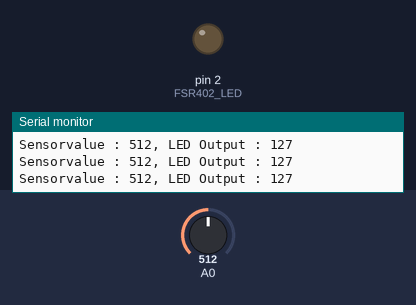
A sketch run on a simulated Arduino Uno, built with avr-gcc and run on an emulated ATmega328P. Parts: output pins drawn as LEDs (lit = HIGH), the last lines printed to the serial monitor. The test bench sets the inputs (shaded band); at power-on: A0 = 512.

Above: at 1.3 s.
1.4 s: A0 set to 530
At 2.7 s:
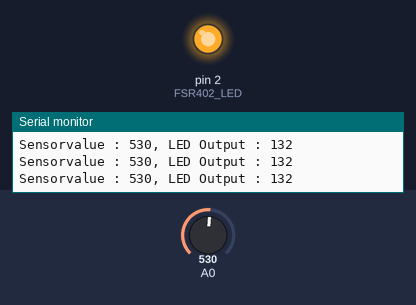
3.0 s: A0 set to 511
At 4.1 s:
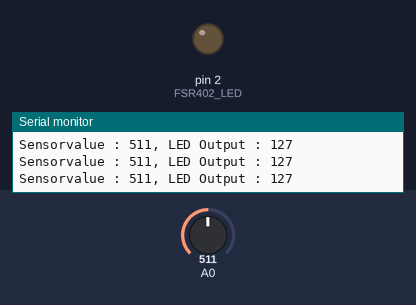
4.5 s: A0 set to 716
At 5.3 s:
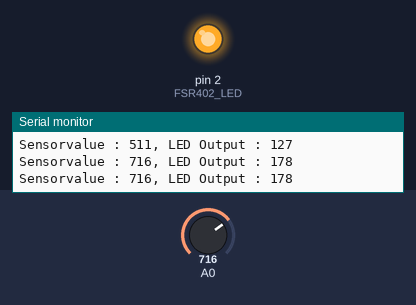
Timing chart, 0 to 7.5 s (numbered marks = the images above; inputs shaded):
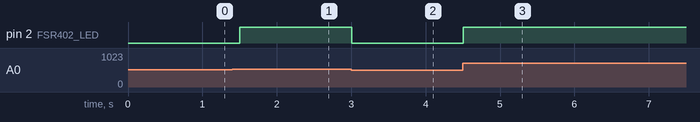

Measured:
- the behaviour switches between 513 and 514 on A0 (found by bisection; images 0 and 1)
- after the input at 1.4 s, pin 2 (FSR402_LED): LOW → HIGH after 0.10 s
- after the input at 3.0 s, pin 2 (FSR402_LED): HIGH → LOW at once
- after the input at 4.5 s, pin 2 (FSR402_LED): LOW → HIGH at once

The sketch:

FSR402Test.ino
```cpp
int FSR402_LED = 2;
void setup() {
  // 센서값을 측정하기위해 시리얼통신을 준비합니다.
  Serial.begin(9600);
}

void loop() {
  //아날로그 0번 핀에 압력센서를 연결합니다.
  int sensorval = analogRead(A0);
  // 0부터 1023의 센서값을 PWM 값 범위(0-255)로 변환 합니다.
  int brightness = map(sensorval, 0 , 1023, 0, 255);

  // 아나로그 입력을 통해 LED를 밝기를 조절합니다..
  analogWrite(FSR402_LED,brightness);

  //시리얼 모니터를 통해 센서값과 LED의 밝기를 표기합니다.
  Serial .println("Sensorvalue : " +String(sensorval) + ", LED Output : " + String(brightness));

  //100ms동안 대기합니다.
  delay(500);
}
```
